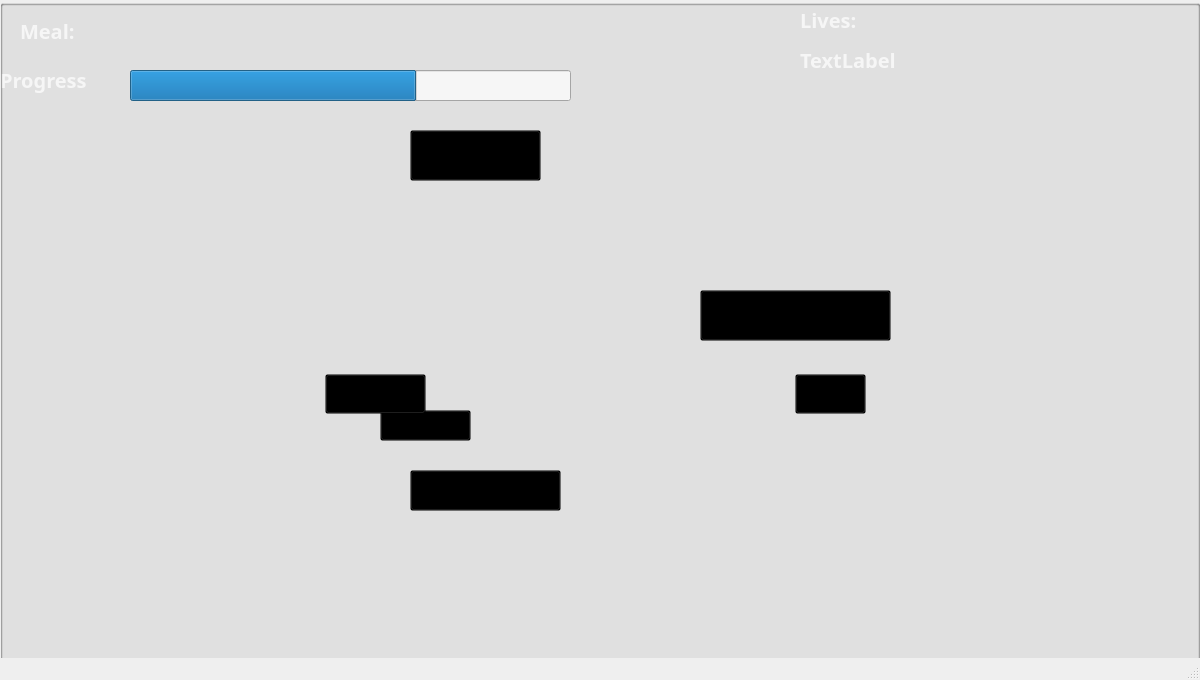
<?xml version="1.0" encoding="UTF-8"?>
<ui version="4.0">
 <class>screencontroller</class>
 <widget class="QMainWindow" name="screencontroller">
  <property name="geometry">
   <rect>
    <x>0</x>
    <y>0</y>
    <width>1200</width>
    <height>680</height>
   </rect>
  </property>
  <property name="windowTitle">
   <string>MainWindow</string>
  </property>
  <property name="autoFillBackground">
   <bool>false</bool>
  </property>
  <property name="styleSheet">
   <string notr="true"/>
  </property>
  <widget class="QWidget" name="centralwidget">
   <widget class="QGroupBox" name="homeScreenGroup">
    <property name="geometry">
     <rect>
      <x>0</x>
      <y>0</y>
      <width>1200</width>
      <height>680</height>
     </rect>
    </property>
    <property name="focusPolicy">
     <enum>Qt::NoFocus</enum>
    </property>
    <property name="title">
     <string/>
    </property>
    <widget class="QLabel" name="howToPlayBg">
     <property name="enabled">
      <bool>true</bool>
     </property>
     <property name="geometry">
      <rect>
       <x>670</x>
       <y>230</y>
       <width>251</width>
       <height>171</height>
      </rect>
     </property>
     <property name="styleSheet">
      <string notr="true">image: url(:/images/Sea_shell_blue.png);</string>
     </property>
     <property name="text">
      <string/>
     </property>
    </widget>
    <widget class="QLabel" name="playBg">
     <property name="enabled">
      <bool>true</bool>
     </property>
     <property name="geometry">
      <rect>
       <x>350</x>
       <y>70</y>
       <width>261</width>
       <height>181</height>
      </rect>
     </property>
     <property name="styleSheet">
      <string notr="true">image: url(:/images/Sea_shell_blue.png);</string>
     </property>
     <property name="text">
      <string/>
     </property>
    </widget>
    <widget class="QPushButton" name="play">
     <property name="geometry">
      <rect>
       <x>410</x>
       <y>130</y>
       <width>131</width>
       <height>51</height>
      </rect>
     </property>
     <property name="font">
      <font>
       <family>MV Boli</family>
       <pointsize>22</pointsize>
       <weight>75</weight>
       <italic>false</italic>
       <bold>true</bold>
      </font>
     </property>
     <property name="styleSheet">
      <string notr="true">background-color:transparent;

</string>
     </property>
     <property name="text">
      <string>Play</string>
     </property>
    </widget>
    <widget class="QPushButton" name="howtoplay">
     <property name="geometry">
      <rect>
       <x>700</x>
       <y>290</y>
       <width>191</width>
       <height>51</height>
      </rect>
     </property>
     <property name="font">
      <font>
       <family>MV Boli</family>
       <pointsize>17</pointsize>
       <weight>75</weight>
       <italic>false</italic>
       <bold>true</bold>
      </font>
     </property>
     <property name="styleSheet">
      <string notr="true">background-color:transparent;</string>
     </property>
     <property name="text">
      <string>How to play</string>
     </property>
    </widget>
    <widget class="QPushButton" name="QuitButton">
     <property name="geometry">
      <rect>
       <x>410</x>
       <y>470</y>
       <width>151</width>
       <height>41</height>
      </rect>
     </property>
     <property name="font">
      <font>
       <family>MV Boli</family>
       <pointsize>22</pointsize>
       <weight>75</weight>
       <italic>false</italic>
       <bold>true</bold>
      </font>
     </property>
     <property name="styleSheet">
      <string notr="true">background-color:transparent;</string>
     </property>
     <property name="text">
      <string>Quit</string>
     </property>
    </widget>
    <widget class="QLabel" name="QuitLb">
     <property name="enabled">
      <bool>true</bool>
     </property>
     <property name="geometry">
      <rect>
       <x>370</x>
       <y>400</y>
       <width>231</width>
       <height>181</height>
      </rect>
     </property>
     <property name="styleSheet">
      <string notr="true">image: url(:/images/Sea_shell_blue.png);</string>
     </property>
     <property name="text">
      <string/>
     </property>
    </widget>
    <zorder>howToPlayBg</zorder>
    <zorder>playBg</zorder>
    <zorder>howtoplay</zorder>
    <zorder>play</zorder>
    <zorder>QuitLb</zorder>
    <zorder>QuitButton</zorder>
   </widget>
   <widget class="QGroupBox" name="howToPlayGroup">
    <property name="geometry">
     <rect>
      <x>0</x>
      <y>0</y>
      <width>1200</width>
      <height>680</height>
     </rect>
    </property>
    <property name="title">
     <string/>
    </property>
    <widget class="QWidget" name="howToPlayPopup" native="true">
     <property name="geometry">
      <rect>
       <x>300</x>
       <y>140</y>
       <width>600</width>
       <height>360</height>
      </rect>
     </property>
     <property name="styleSheet">
      <string notr="true">background-image: url(:/images/how_to_play.png);</string>
     </property>
    </widget>
    <widget class="QLabel" name="escBg">
     <property name="geometry">
      <rect>
       <x>360</x>
       <y>380</y>
       <width>131</width>
       <height>101</height>
      </rect>
     </property>
     <property name="styleSheet">
      <string notr="true">image: url(:/images/Sea_shell_blue.png);</string>
     </property>
     <property name="text">
      <string/>
     </property>
    </widget>
    <widget class="QPushButton" name="esc">
     <property name="geometry">
      <rect>
       <x>380</x>
       <y>410</y>
       <width>91</width>
       <height>31</height>
      </rect>
     </property>
     <property name="font">
      <font>
       <family>MV Boli</family>
       <pointsize>13</pointsize>
       <weight>75</weight>
       <italic>false</italic>
       <bold>true</bold>
      </font>
     </property>
     <property name="styleSheet">
      <string notr="true">background-color:transparent;</string>
     </property>
     <property name="text">
      <string>Go Back</string>
     </property>
    </widget>
   </widget>
   <widget class="QGroupBox" name="mainScreenGroup">
    <property name="geometry">
     <rect>
      <x>0</x>
      <y>0</y>
      <width>1200</width>
      <height>680</height>
     </rect>
    </property>
    <property name="title">
     <string/>
    </property>
   </widget>
   <widget class="QWidget" name="background" native="true">
    <property name="geometry">
     <rect>
      <x>0</x>
      <y>0</y>
      <width>1200</width>
      <height>680</height>
     </rect>
    </property>
    <property name="styleSheet">
     <string notr="true">background-image: url(:/images/background.jpg);</string>
    </property>
   </widget>
   <widget class="QGroupBox" name="mainScreenUIGroup">
    <property name="geometry">
     <rect>
      <x>0</x>
      <y>0</y>
      <width>1200</width>
      <height>680</height>
     </rect>
    </property>
    <property name="title">
     <string/>
    </property>
    <widget class="QLabel" name="lives">
     <property name="geometry">
      <rect>
       <x>800</x>
       <y>0</y>
       <width>91</width>
       <height>40</height>
      </rect>
     </property>
     <property name="palette">
      <palette>
       <active>
        <colorrole role="WindowText">
         <brush brushstyle="SolidPattern">
          <color alpha="255">
           <red>255</red>
           <green>255</green>
           <blue>255</blue>
          </color>
         </brush>
        </colorrole>
       </active>
       <inactive>
        <colorrole role="WindowText">
         <brush brushstyle="SolidPattern">
          <color alpha="255">
           <red>255</red>
           <green>255</green>
           <blue>255</blue>
          </color>
         </brush>
        </colorrole>
       </inactive>
       <disabled>
        <colorrole role="WindowText">
         <brush brushstyle="SolidPattern">
          <color alpha="255">
           <red>120</red>
           <green>120</green>
           <blue>120</blue>
          </color>
         </brush>
        </colorrole>
       </disabled>
      </palette>
     </property>
     <property name="font">
      <font>
       <family>MV Boli</family>
       <pointsize>15</pointsize>
       <weight>75</weight>
       <bold>true</bold>
      </font>
     </property>
     <property name="text">
      <string>Lives:</string>
     </property>
    </widget>
    <widget class="QLabel" name="Progress">
     <property name="geometry">
      <rect>
       <x>0</x>
       <y>60</y>
       <width>121</width>
       <height>40</height>
      </rect>
     </property>
     <property name="palette">
      <palette>
       <active>
        <colorrole role="WindowText">
         <brush brushstyle="SolidPattern">
          <color alpha="255">
           <red>255</red>
           <green>255</green>
           <blue>255</blue>
          </color>
         </brush>
        </colorrole>
       </active>
       <inactive>
        <colorrole role="WindowText">
         <brush brushstyle="SolidPattern">
          <color alpha="255">
           <red>255</red>
           <green>255</green>
           <blue>255</blue>
          </color>
         </brush>
        </colorrole>
       </inactive>
       <disabled>
        <colorrole role="WindowText">
         <brush brushstyle="SolidPattern">
          <color alpha="255">
           <red>120</red>
           <green>120</green>
           <blue>120</blue>
          </color>
         </brush>
        </colorrole>
       </disabled>
      </palette>
     </property>
     <property name="font">
      <font>
       <family>MV Boli</family>
       <pointsize>15</pointsize>
       <weight>75</weight>
       <bold>true</bold>
      </font>
     </property>
     <property name="text">
      <string>Progress</string>
     </property>
    </widget>
    <widget class="QProgressBar" name="progressBar">
     <property name="geometry">
      <rect>
       <x>130</x>
       <y>70</y>
       <width>441</width>
       <height>31</height>
      </rect>
     </property>
     <property name="font">
      <font>
       <pointsize>3</pointsize>
      </font>
     </property>
     <property name="value">
      <number>65</number>
     </property>
     <property name="textVisible">
      <bool>false</bool>
     </property>
     <property name="invertedAppearance">
      <bool>false</bool>
     </property>
    </widget>
    <widget class="QLabel" name="fish1">
     <property name="geometry">
      <rect>
       <x>130</x>
       <y>10</y>
       <width>51</width>
       <height>41</height>
      </rect>
     </property>
     <property name="styleSheet">
      <string notr="true">image: url(:/images/fish0.png);</string>
     </property>
     <property name="text">
      <string/>
     </property>
    </widget>
    <widget class="QLabel" name="Meal">
     <property name="geometry">
      <rect>
       <x>20</x>
       <y>10</y>
       <width>91</width>
       <height>41</height>
      </rect>
     </property>
     <property name="palette">
      <palette>
       <active>
        <colorrole role="WindowText">
         <brush brushstyle="SolidPattern">
          <color alpha="255">
           <red>255</red>
           <green>255</green>
           <blue>255</blue>
          </color>
         </brush>
        </colorrole>
       </active>
       <inactive>
        <colorrole role="WindowText">
         <brush brushstyle="SolidPattern">
          <color alpha="255">
           <red>255</red>
           <green>255</green>
           <blue>255</blue>
          </color>
         </brush>
        </colorrole>
       </inactive>
       <disabled>
        <colorrole role="WindowText">
         <brush brushstyle="SolidPattern">
          <color alpha="255">
           <red>120</red>
           <green>120</green>
           <blue>120</blue>
          </color>
         </brush>
        </colorrole>
       </disabled>
      </palette>
     </property>
     <property name="font">
      <font>
       <family>MV Boli</family>
       <pointsize>15</pointsize>
       <weight>75</weight>
       <bold>true</bold>
      </font>
     </property>
     <property name="text">
      <string>Meal:</string>
     </property>
    </widget>
    <widget class="QLabel" name="live1">
     <property name="geometry">
      <rect>
       <x>900</x>
       <y>0</y>
       <width>51</width>
       <height>41</height>
      </rect>
     </property>
     <property name="styleSheet">
      <string notr="true">
image: url(:/images/player.png);</string>
     </property>
     <property name="text">
      <string/>
     </property>
    </widget>
    <widget class="QLabel" name="live3">
     <property name="geometry">
      <rect>
       <x>1020</x>
       <y>0</y>
       <width>51</width>
       <height>41</height>
      </rect>
     </property>
     <property name="styleSheet">
      <string notr="true">
image: url(:/images/player.png);</string>
     </property>
     <property name="text">
      <string/>
     </property>
    </widget>
    <widget class="QLabel" name="scoreLabel">
     <property name="geometry">
      <rect>
       <x>800</x>
       <y>40</y>
       <width>300</width>
       <height>40</height>
      </rect>
     </property>
     <property name="palette">
      <palette>
       <active>
        <colorrole role="WindowText">
         <brush brushstyle="SolidPattern">
          <color alpha="255">
           <red>255</red>
           <green>255</green>
           <blue>255</blue>
          </color>
         </brush>
        </colorrole>
       </active>
       <inactive>
        <colorrole role="WindowText">
         <brush brushstyle="SolidPattern">
          <color alpha="255">
           <red>255</red>
           <green>255</green>
           <blue>255</blue>
          </color>
         </brush>
        </colorrole>
       </inactive>
       <disabled>
        <colorrole role="WindowText">
         <brush brushstyle="SolidPattern">
          <color alpha="255">
           <red>120</red>
           <green>120</green>
           <blue>120</blue>
          </color>
         </brush>
        </colorrole>
       </disabled>
      </palette>
     </property>
     <property name="font">
      <font>
       <family>MV Boli</family>
       <pointsize>15</pointsize>
       <weight>75</weight>
       <bold>true</bold>
      </font>
     </property>
     <property name="text">
      <string>TextLabel</string>
     </property>
    </widget>
    <widget class="QLabel" name="fish2">
     <property name="geometry">
      <rect>
       <x>220</x>
       <y>10</y>
       <width>51</width>
       <height>41</height>
      </rect>
     </property>
     <property name="styleSheet">
      <string notr="true">image: url(:/images/fish1.png);</string>
     </property>
     <property name="text">
      <string/>
     </property>
    </widget>
    <widget class="QLabel" name="live2">
     <property name="geometry">
      <rect>
       <x>960</x>
       <y>0</y>
       <width>51</width>
       <height>41</height>
      </rect>
     </property>
     <property name="styleSheet">
      <string notr="true">
image: url(:/images/player.png);</string>
     </property>
     <property name="text">
      <string/>
     </property>
    </widget>
    <widget class="QLabel" name="fish4">
     <property name="geometry">
      <rect>
       <x>430</x>
       <y>10</y>
       <width>121</width>
       <height>61</height>
      </rect>
     </property>
     <property name="styleSheet">
      <string notr="true">image: url(:/images/fish3.png)
</string>
     </property>
     <property name="text">
      <string/>
     </property>
    </widget>
    <widget class="QLabel" name="fish3">
     <property name="geometry">
      <rect>
       <x>310</x>
       <y>0</y>
       <width>101</width>
       <height>71</height>
      </rect>
     </property>
     <property name="styleSheet">
      <string notr="true">image: url(:/images/fish2.png)</string>
     </property>
     <property name="text">
      <string/>
     </property>
    </widget>
   </widget>
   <widget class="QGroupBox" name="gameOverGroup">
    <property name="geometry">
     <rect>
      <x>0</x>
      <y>-1</y>
      <width>1200</width>
      <height>680</height>
     </rect>
    </property>
    <property name="title">
     <string/>
    </property>
    <widget class="QLabel" name="result">
     <property name="geometry">
      <rect>
       <x>200</x>
       <y>110</y>
       <width>800</width>
       <height>111</height>
      </rect>
     </property>
     <property name="font">
      <font>
       <family>MV Boli</family>
       <pointsize>40</pointsize>
       <weight>75</weight>
       <bold>true</bold>
      </font>
     </property>
     <property name="text">
      <string/>
     </property>
     <property name="alignment">
      <set>Qt::AlignCenter</set>
     </property>
    </widget>
    <widget class="QLabel" name="yourscore">
     <property name="geometry">
      <rect>
       <x>200</x>
       <y>230</y>
       <width>800</width>
       <height>91</height>
      </rect>
     </property>
     <property name="font">
      <font>
       <family>MV Boli</family>
       <pointsize>25</pointsize>
      </font>
     </property>
     <property name="text">
      <string/>
     </property>
     <property name="alignment">
      <set>Qt::AlignCenter</set>
     </property>
    </widget>
    <widget class="QLabel" name="resetBg">
     <property name="geometry">
      <rect>
       <x>260</x>
       <y>330</y>
       <width>231</width>
       <height>121</height>
      </rect>
     </property>
     <property name="styleSheet">
      <string notr="true">image: url(:/images/Sea_shell_blue.png);</string>
     </property>
     <property name="text">
      <string/>
     </property>
    </widget>
    <widget class="QLabel" name="quitBg">
     <property name="geometry">
      <rect>
       <x>720</x>
       <y>330</y>
       <width>221</width>
       <height>121</height>
      </rect>
     </property>
     <property name="styleSheet">
      <string notr="true">image: url(:/images/Sea_shell_blue.png);</string>
     </property>
     <property name="text">
      <string/>
     </property>
    </widget>
    <widget class="QPushButton" name="quit">
     <property name="geometry">
      <rect>
       <x>795</x>
       <y>375</y>
       <width>71</width>
       <height>40</height>
      </rect>
     </property>
     <property name="font">
      <font>
       <family>MV Boli</family>
       <pointsize>17</pointsize>
       <weight>75</weight>
       <italic>false</italic>
       <bold>true</bold>
      </font>
     </property>
     <property name="styleSheet">
      <string notr="true">background-color:transparent;</string>
     </property>
     <property name="text">
      <string>Quit</string>
     </property>
    </widget>
    <widget class="QPushButton" name="reset">
     <property name="geometry">
      <rect>
       <x>325</x>
       <y>375</y>
       <width>101</width>
       <height>40</height>
      </rect>
     </property>
     <property name="font">
      <font>
       <family>MV Boli</family>
       <pointsize>17</pointsize>
       <weight>75</weight>
       <italic>false</italic>
       <bold>true</bold>
      </font>
     </property>
     <property name="styleSheet">
      <string notr="true">background-color:transparent;</string>
     </property>
     <property name="text">
      <string>Reset</string>
     </property>
    </widget>
    <zorder>result</zorder>
    <zorder>yourscore</zorder>
    <zorder>resetBg</zorder>
    <zorder>quitBg</zorder>
    <zorder>reset</zorder>
    <zorder>quit</zorder>
   </widget>
   <zorder>background</zorder>
   <zorder>mainScreenGroup</zorder>
   <zorder>mainScreenUIGroup</zorder>
   <zorder>howToPlayGroup</zorder>
   <zorder>gameOverGroup</zorder>
   <zorder>homeScreenGroup</zorder>
  </widget>
  <widget class="QMenuBar" name="menubar">
   <property name="geometry">
    <rect>
     <x>0</x>
     <y>0</y>
     <width>1200</width>
     <height>21</height>
    </rect>
   </property>
  </widget>
  <widget class="QStatusBar" name="statusbar">
   <property name="enabled">
    <bool>false</bool>
   </property>
  </widget>
 </widget>
 <resources/>
 <connections/>
</ui>
